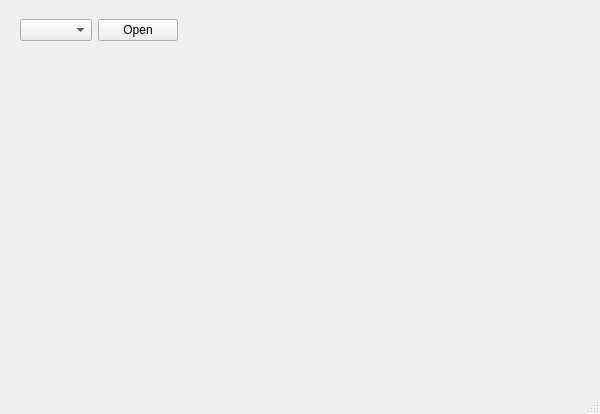
<?xml version="1.0" encoding="UTF-8"?>
<ui version="4.0">
 <class>MainWindow</class>
 <widget class="QMainWindow" name="MainWindow">
  <property name="geometry">
   <rect>
    <x>0</x>
    <y>0</y>
    <width>600</width>
    <height>414</height>
   </rect>
  </property>
  <property name="windowTitle">
   <string>WinShow</string>
  </property>
  <property name="autoFillBackground">
   <bool>true</bool>
  </property>
  <widget class="QWidget" name="centralwidget">
   <widget class="QWidget" name="verticalLayoutWidget">
    <property name="geometry">
     <rect>
      <x>10</x>
      <y>50</y>
      <width>581</width>
      <height>331</height>
     </rect>
    </property>
    <layout class="QVBoxLayout" name="verticalLayout"/>
   </widget>
   <widget class="QWidget" name="horizontalLayoutWidget">
    <property name="geometry">
     <rect>
      <x>20</x>
      <y>10</y>
      <width>551</width>
      <height>41</height>
     </rect>
    </property>
    <layout class="QHBoxLayout" name="horizontalLayout">
     <item>
      <widget class="QComboBox" name="comPort"/>
     </item>
     <item>
      <widget class="QPushButton" name="btnOpen">
       <property name="text">
        <string>Open</string>
       </property>
      </widget>
     </item>
     <item>
      <spacer name="horizontalSpacer">
       <property name="orientation">
        <enum>Qt::Horizontal</enum>
       </property>
       <property name="sizeType">
        <enum>QSizePolicy::MinimumExpanding</enum>
       </property>
       <property name="sizeHint" stdset="0">
        <size>
         <width>80</width>
         <height>20</height>
        </size>
       </property>
      </spacer>
     </item>
    </layout>
   </widget>
  </widget>
  <widget class="QMenuBar" name="menubar">
   <property name="geometry">
    <rect>
     <x>0</x>
     <y>0</y>
     <width>600</width>
     <height>23</height>
    </rect>
   </property>
  </widget>
  <widget class="QStatusBar" name="statusbar"/>
 </widget>
 <resources/>
 <connections/>
 <slots>
  <slot>on_btnOpen_clicked()</slot>
 </slots>
</ui>
